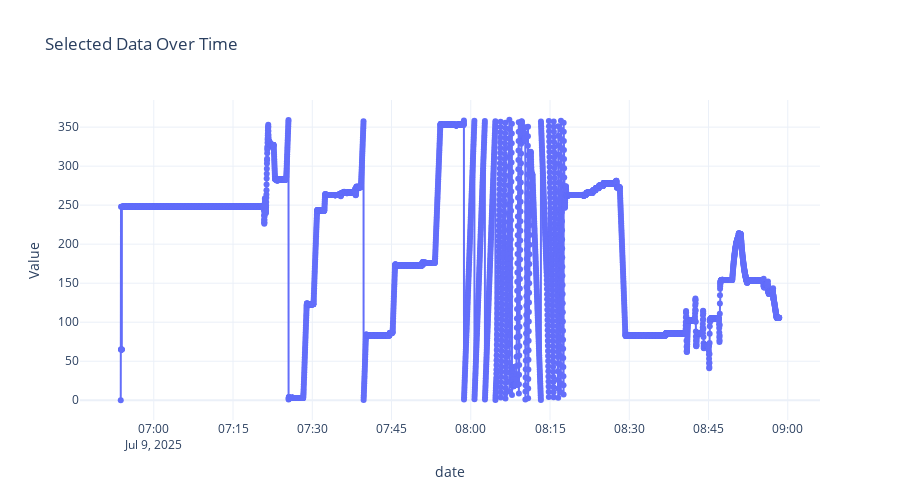

Notebook code cell kept with this figure:
### Code cell
import plotly.graph_objects as go
import numpy as np

fig = go.Figure()

for col in columns_to_plot:
    y_raw = df_downsampled[col]
    y_min = y_raw.min()
    y_max = y_raw.max()
    
    if y_max == y_min:
        y_norm = np.zeros_like(y_raw)
    else:
        y_norm = (y_raw - y_min) / (y_max - y_min)
    
    fig.add_trace(go.Scatter(
        x=df_downsampled[x_plot],
        y=y_norm,
        mode='lines+markers',
        name=col,
        customdata=np.stack((y_raw,), axis=-1),
        hovertemplate='%{x}<br>' + col + ': %{customdata[0]:.3f}<extra></extra>'
    ))

fig.update_layout(
    title="Normalized Selected Data Over Time",
    xaxis_title=x_column,
    yaxis_title="Normalized Value (0 to 1)",
    hovermode='x unified',
    width=900,
    height=500,
    template='plotly_white'
)

fig.show()

### Figure 1 — Plotly figure (JSON) as saved in the notebook; plotly's stock layout.template omitted (floating-point values rounded to 4 significant figures; data arrays with more than 128 entries replaced by an {"elided": "..."} marker saying what was removed)
{"data": [{"customdata": {"elided": "7477x1 float values"}, "hovertemplate": "%{x}<br>Psi_deg: %{customdata[0]:.3f}<extra></extra>", "mode": "lines+markers", "name": "Psi_deg", "type": "scatter", "x": {"elided": "7477 str values"}, "y": {"elided": "7477 float values"}}], "layout": {"height": 500, "hovermode": "x unified", "title": {"text": "Selected Data Over Time"}, "width": 900, "xaxis": {"title": {"text": "date"}}, "yaxis": {"title": {"text": "Value"}}}}
